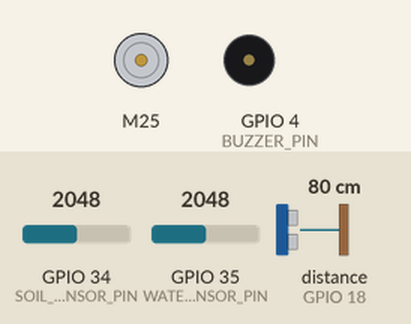
Simulated run of this program. Board: ESP32. On the bench: DC motor (green arrow = forward, orange = backward, longer = faster), buzzer (waves = sounding). Wiring (inferred from the names in the program): ultrasonic range finder: trigger GPIO 19; echo GPIO 18. Inputs (shaded band) come from the test bench; at power-on: distance to the obstacle (sensor on GPIO 18) 80 cm, GPIO 34 (SOIL_SENSOR_PIN) = 2048, GPIO 35 (WATER_SENSOR_PIN) = 2048. The echo pulse lasts 58.3 µs per cm; WiFi joins after 1.5 s; servers stay silent unless stated; storage starts empty; what the program prints to the serial monitor is not drawn.

Above: at 2.7 s.
2.8 s: distance to the obstacle (sensor on GPIO 18) set to 24 cm
4.3 s: distance to the obstacle (sensor on GPIO 18) set to 19 cm
At 4.7 s:
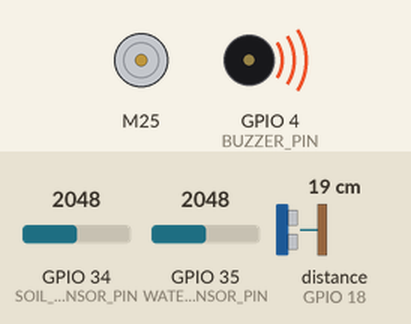
5.8 s: GPIO 34 (SOIL_SENSOR_PIN) set to 3040
8.8 s: GPIO 34 (SOIL_SENSOR_PIN) set to 3154
At 9.6 s:
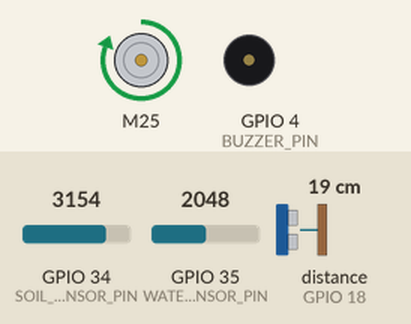
11.8 s: GPIO 34 (SOIL_SENSOR_PIN) set to 2866
At 13.0 s:
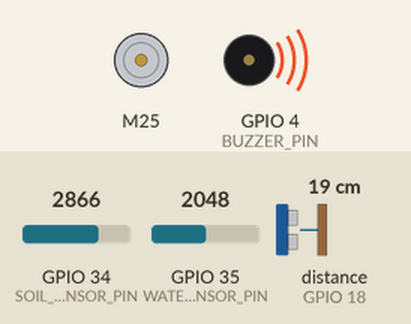
13.3 s: GPIO 34 (SOIL_SENSOR_PIN) set to 3603
At 14.0 s:
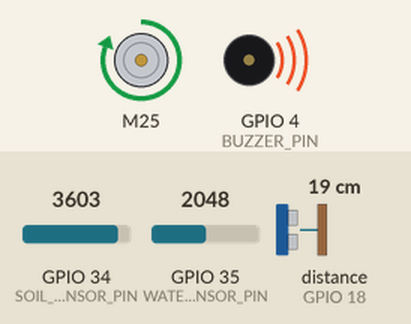
Timing chart, 0 to 17.3 s (numbered marks = the images above; inputs shaded):
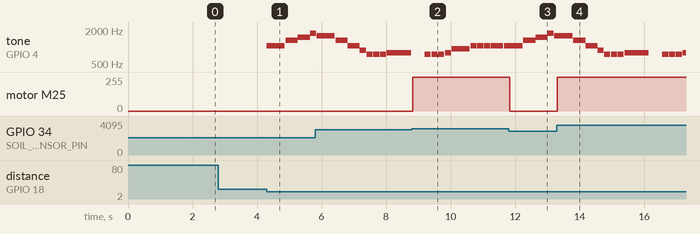

Measured:
- the behaviour switches between 22 and 21 cm on distance to the obstacle (sensor on GPIO 18) (found by bisection; images 0 and 1)
- the behaviour switches between 3100 and 3101 on GPIO 34 (SOIL_SENSOR_PIN) (found by bisection; images 1 and 2)
- after the input at 2.8 s, every drawn part: stays the same
- after the input at 4.3 s, tone on GPIO 4 (BUZZER_PIN): plays 1046 Hz for 0.56 s, 1318 Hz for 0.38 s, 1479 Hz for 0.38 s, 1760 Hz for 0.16 s, starting at once
- after the input at 8.8 s, motor M25: stopped → forward 255/255 at once
- after the input at 11.8 s, motor M25: forward 255/255 → stopped at once
- after the input at 13.3 s, motor M25: stopped → forward 255/255 at once

The program:

main.cpp
```cpp
#include <Arduino.h>
#include <DHT.h>
#include <WiFi.h>
#include <ESPAsyncWebServer.h>
//#include <AsyncJson.h>
#include <Adafruit_Sensor.h>
#include <ArduinoJson.h>
#include <NonBlockingRtttl.h>
#include <L298N.h>
#include <SPIFFS.h>

#include "ultrasonic_sensor.h"
#include "utils.h"

// Definiert den DHT-Sensortyp
#define DHTTYPE DHT11
// Pin-Zuordnung für verschiedene Sensoren und Aktoren
#define BUZZER_PIN 4
#define WATER_SENSOR_PIN 35
#define SOIL_SENSOR_PIN 34

// Initialisiert den DHT-Sensor
DHT dht(21, DHTTYPE);
// Erstellt einen Webserver auf Port 80
AsyncWebServer server(80);
// Initialisiert die Wasserpumpe mit den entsprechenden Pins
L298N pump(25, 33);
// Initialisiert den Ultraschallsensor mit den entsprechenden Pins
ULTRASONIC_SENSOR ultrasonicSensor = {
  .echo_pin = 18,
  .trigger_pin = 19,
};

// Konstanten für die Wasserhöhe
const int MAX_WATER_HEIGHT = 2600;
const int MIN_WATER_HEIGHT = 2000;

// Einstellbare Werte für die Sensoren und die Bewässerungszeit
int analogSoilStartWateringValue = 3100;
int wateringTimeinSec = 5;
float temperature = 25;
float humidity = 0;
int waterLevel = 4;
int triggerDistance = 42;
int counterSoundPlayed = 0;

// Funktionsdeklarationen
void notFound(AsyncWebServerRequest *request);
void setupWebserver();
float get_water_height();
void playSound();

// WLAN-Zugangsdaten
// const char *ssid = "FRITZ!Repeater 2400";
// const char *password = "75763178721406690002";
const char *ssid = "UBBST-WLAN";
const char *password = "Game2016";

// Melodie für den Buzzer
const char *simpeons = "The Simpsons:d=4,o=5,b=160:c.6,e6,f#6,8a6,g.6,e6,c6,8a,8f#,8f#,8f#,2g,8p,8p,8f#,8f#,8f#,8g,a#.,8c6,8c6,8c6,c6";

void setup() {
  // Initialisiert das SPIFFS-Dateisystem
  if(!SPIFFS.begin(true)){
    Serial.println("An Error has occurred while mounting SPIFFS");
    return;
  }
  // Initialisiert die serielle Kommunikation
  Serial.begin(115200);
  // Setzt den Buzzer-Pin als Ausgang
  pinMode(BUZZER_PIN, OUTPUT);
  // Initialisiert den Ultraschallsensor
  setupUltrasonicSensor(ultrasonicSensor);
  // Initialisiert den Webserver
  setupWebserver();
  // Startet den DHT-Sensor
  dht.begin();
}

void loop() {
  // Simulierte Temperaturaktualisierung für Debugging-Zwecke
  if (temperature > 100) {
    temperature = 0;
  }
  temperature += 1;

  // Misst die Distanz mit dem Ultraschallsensor
  float distance = getUltrasonicDistanceInCm(ultrasonicSensor);
  // Spielt einen Ton, wenn die Distanz kleiner als der Triggerabstand ist
  if ((int) distance <= triggerDistance && distance >= 5 && get_water_height() <= 25) {
    playSound();
  }

  // Startet oder stoppt die Wasserpumpe basierend auf dem Bodenfeuchtigkeitswert
  if (analogRead(SOIL_SENSOR_PIN) > analogSoilStartWateringValue) {
    pump.forward();
  } else {
    pump.stop();
  }
  // Spielt die Melodie ab
  rtttl::play();
}

// Spielt eine Melodie ab, wenn sie nicht bereits abgespielt wird
void playSound() {
  if (!rtttl::isPlaying()) {
    rtttl::begin(BUZZER_PIN, simpeons);
    counterSoundPlayed ++;
  }
}

// Berechnet die Wasserhöhe basierend auf dem Sensorwert
float get_water_height() {
  int readWaterSensorValue = analogRead(WATER_SENSOR_PIN);
  float delta = readWaterSensorValue - MIN_WATER_HEIGHT;
  float delta2 = MAX_WATER_HEIGHT - MIN_WATER_HEIGHT;
  return delta / delta2 * 100;
}

// Sendet eine 404-Fehlermeldung, wenn eine Seite nicht gefunden wird
void notFound(AsyncWebServerRequest *request) {
  request->send(404, "application/json", "{\"message\":\"Not found\"}");
}

// Richtet den Webserver ein
void setupWebserver() {
  // Verbindet sich mit dem WLAN
  WiFi.mode(WIFI_STA);
  WiFi.begin(ssid, password);

  // Wartet, bis die Verbindung hergestellt ist
  while (WiFi.waitForConnectResult() != WL_CONNECTED) {
      Serial.printf("WiFI Failed!\n");
  }

  // Gibt die IP-Adresse des Geräts aus
  Serial.print("IP Address: ");
  Serial.println(WiFi.localIP());
  Serial.println(temperature);

  // Definiert die Endpunkte des Webservers
  server.on(
      "/values",
      HTTP_GET,
      [](AsyncWebServerRequest *request) {
        Serial.println(temperature);
          // Erstellt ein JSON-Dokument mit den Sensorwerten
          StaticJsonDocument<300> data;
          data["temperature"] = dht.readTemperature();
          data["waterLevel"] = get_water_height();
          data["humidity"] = dht.readHumidity();
          data["counterSoundPlayed"] =  counterSoundPlayed;
          data["triggerDistance"] = triggerDistance;
          String response;
          serializeJson(data, response);
          // Sendet die Sensorwerte als JSON-Antwort
          request->send(200, "application/json", response);
      }
  );
  server.on(
    "/playSound",
    HTTP_POST,
    [](AsyncWebServerRequest *request) {
      playSound();
      request->send(200, "text/plain", "");
    }
  );

  server.on(
    "/dashboard",
    HTTP_GET,
    [](AsyncWebServerRequest *request) {
      request->send(SPIFFS, "/dashboard.html");
    }
  );

  // Definiert den 404-Fehlerhandler
  server.onNotFound(notFound);

  // Startet den Webserver
  server.begin();
}
```

ultrasonic_sensor.h
```cpp
#ifndef ULTRASONIC_SENOR_H
#define ULTRASONIC_SENOR_H

#include <Arduino.h>

/**
 * @brief Structure representing an ultrasonic sensor with its associated pins.
 */
typedef const struct UltrasonicSensor {
    uint8_t echo_pin;
    uint8_t trigger_pin;
} ULTRASONIC_SENSOR;

/**
 * @brief Sets up the ultrasonic sensor by configuring the echo and trigger pins.
 *
 * @param ultrasonicSensor Pointer to a constant UltrasonicSensor structure containing the pin configuration.
 */
void setupUltrasonicSensor(ULTRASONIC_SENSOR ultrasonicSensor);

/**
 * @brief Measures the distance using the ultrasonic sensor and returns it in centimeters.
 *
 * @param ultrasonicSensor Pointer to an UltrasonicSensor structure containing the pin configuration.
 * @return Distance measured in centimeters.
 */
float getUltrasonicDistanceInCm(ULTRASONIC_SENSOR ultrasonicSensor);

/**
 * @brief Measures the time taken for the ultrasonic signal to bounce back and returns it in microseconds.
 *
 * @param ultrasonicSensor Pointer to a constant UltrasonicSensor structure containing the pin configuration.
 * @return Time measured in microseconds.
 */
long getUltrasonicDistanceInMicroseconds(ULTRASONIC_SENSOR ultrasonicSensor);

#endif
```

utils.h
```cpp
#ifndef UTILS_H
#define UTILS_H
// macro for debugging
#define DEBUG
#ifdef DEBUG
#define DPRINTF(...) Serial.print(F(__VA_ARGS__))
#else
#define DPRINTF(...)
#endif
#endif
```

ultrasonic_sensor.cpp
```cpp
#include "ultrasonic_sensor.h"

void setupUltrasonicSensor(ULTRASONIC_SENSOR ultrasonicSensor) {
    pinMode(ultrasonicSensor.echo_pin, INPUT);
    pinMode(ultrasonicSensor.trigger_pin, OUTPUT);
}


float getUltrasonicDistanceInCm(ULTRASONIC_SENSOR ultrasonicSensor) {
    return 0.03432 * getUltrasonicDistanceInMicroseconds(ultrasonicSensor);
}

long getUltrasonicDistanceInMicroseconds(ULTRASONIC_SENSOR ultrasonicSensor) {

    delay(40);
    digitalWrite(ultrasonicSensor.trigger_pin, LOW);
    delayMicroseconds(2);
    digitalWrite(ultrasonicSensor.trigger_pin, HIGH);
    delayMicroseconds(10);
    digitalWrite(ultrasonicSensor.trigger_pin, LOW);
    return pulseIn(ultrasonicSensor.echo_pin, HIGH);
}
```
